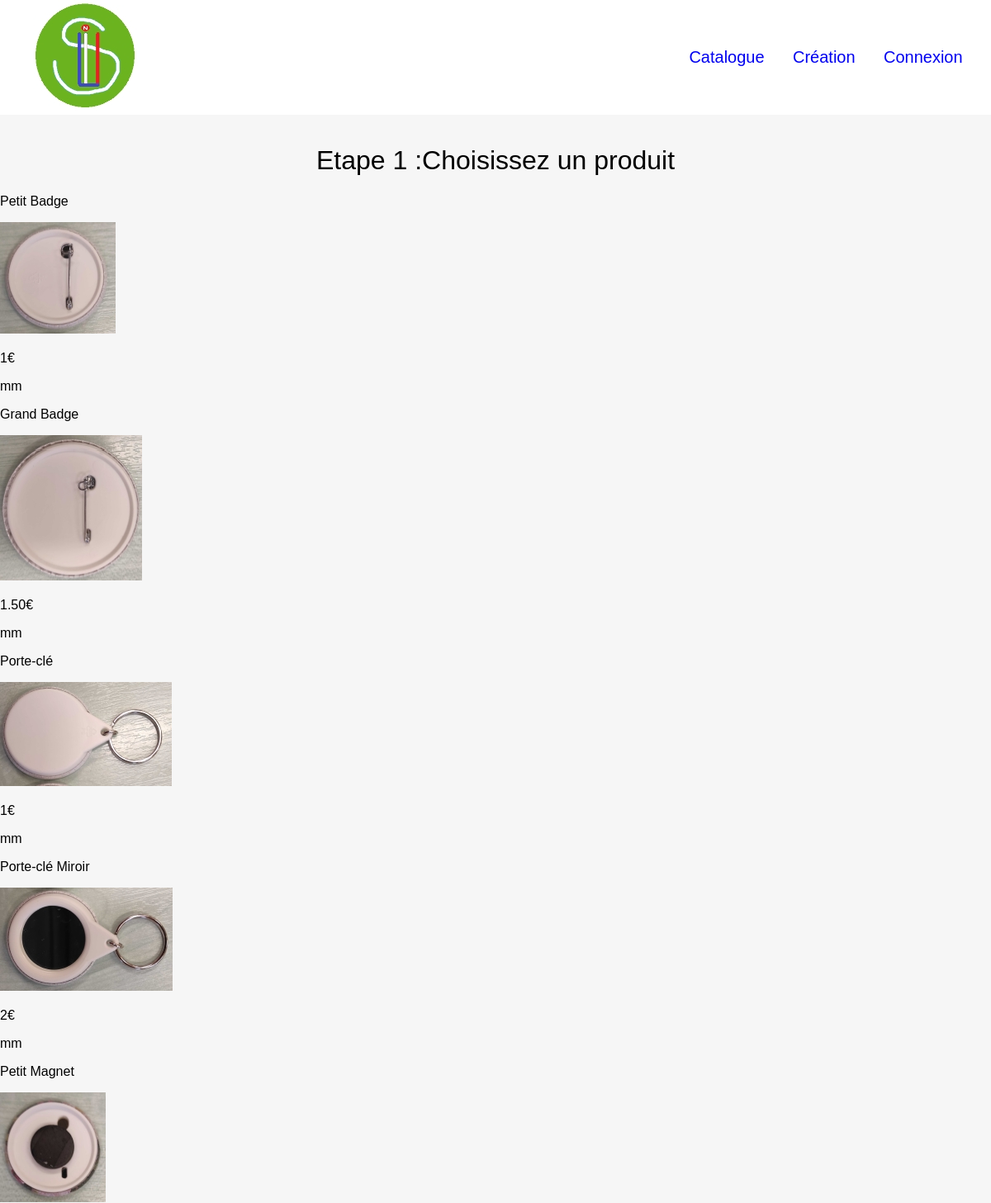
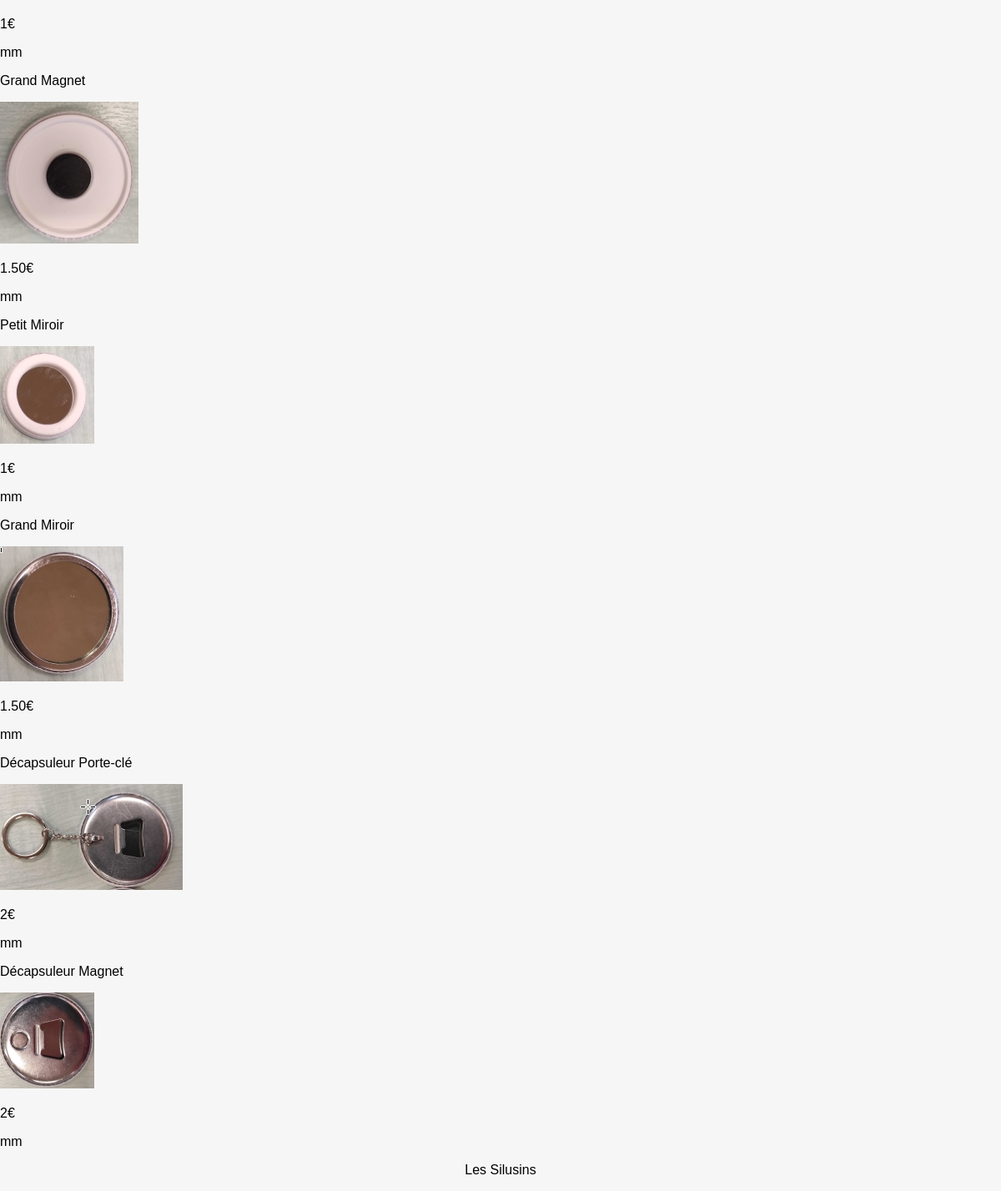
/creation.php?etape=1, run on the app's committed database (2 pictures, top to bottom).
### tables this page shows
CREATE TABLE produit(
   id_produit INT NOT NULL UNIQUE AUTO_INCREMENT,
   lib_produit VARCHAR(500),
   type_produit VARCHAR(500),
   spec_produit VARCHAR(500),
   prix_produit VARCHAR(50),
   diametre_produit VARCHAR(50),
   PRIMARY KEY(id_produit)
);

### classe/ProduitDAO.php (called while the page is built, shortened)
<?php
class ProduitDAO extends DAO {
  function findAll() {
    $sql = "SELECT * FROM produit";
    try {
      $sth=$this->executer($sql);
      $rows = $sth->fetchAll(PDO::FETCH_ASSOC);
    } catch (PDOException $e) {
      die("Erreur lors de la requête SQL : " . $e->getMessage());
    }
    $produits = array();
    foreach ($rows as $row) {
      $produits[] = new Produit($row);
    }
    return $produits;
  }
}

### classe/DAO.php (called while the page is built)
<?php
class DAO {
  protected $pdo=null;
  function __construct() {
    $dsn = 'mysql:host=' . DB_HOST . ';dbname=' . DB_NAME;
    try {
      $pdo = new PDO($dsn, DB_USER, DB_PASSWORD, array(PDO::MYSQL_ATTR_INIT_COMMAND => "SET NAMES utf8"));
      $pdo->setAttribute(PDO::ATTR_ERRMODE, PDO::ERRMODE_EXCEPTION);
    } catch (PDOException $e) {
      die("Erreur lors de la connexion : " . $e->getMessage());
    }
    $this->pdo = $pdo;
  }
  protected function executer($sql, $params = null) {
    try {
      if ($params == null) {
        $sth = $this->pdo->query($sql);
      } else {
        $sth = $this->pdo->prepare($sql);
        $sth->execute($params);
      }
    } catch (PDOException $e) {
      die("Erreur lors de la requête SQL : " . $e->getMessage()."\nSQL : ".$sql);
    }
    return $sth;
  }
}

### classe/Produit.php (called while the page is built, shortened)
<?php
 class Produit {
    public function fill(array $tableau)
    {
        foreach ($tableau as $cle => $valeur) {
            $methode = 'set_' . $cle;
        }
    }
    private $id_produit;
    private $lib_produit;
    private $prix_produit;
    public function set_id_produit($id_produit)
    {
        $this->id_produit = $id_produit;
    }
    public function set_lib_produit($lib_produit)
    {
        $this->lib_produit = $lib_produit;
    }
    public function set_prix_produit($prix_produit)
    {
        $this->prix_produit = $prix_produit;
    }
    public function get_id_produit()
    {
        return $this->id_produit;
    }
    public function get_lib_produit()
    {
        return $this->lib_produit;
    }
    public function get_prix_produit()
    {
        return $this->prix_produit;
    }
}

### creation.php (the view, shortened to what this page needs)
<?php
    require_once("header.php");
    $etape = isset($_GET['etape']) ? $_GET['etape'] : null;
        ?>
    <?php
    if($etape == 1){
        echo "<h1>Etape 1 :Choisissez un produit</h1>";
        if(!isset($_GET['id_produit'])){
            $produitDAO =New ProduitDAO;
            $produits = $produitDAO->findall();
            foreach($produits as $produit){
              echo("<p class=''>".$produit->get_lib_produit()."</p>");
              $img = $produit->get_id_produit();
              echo("<a href='creation.php?etape=2&id_produit=".$img."'><img class=' ' src='./img/Produits/$img.jpg' alt='produit'></a>");
              echo("<p class=''>".$produit->get_prix_produit()."€</p>");
              echo("<p class=''>".$produit->get_diametre_produit()."mm</p>");
            }
        }
    }
    ?>
            <?php
    require("footer.php");
?>

### css/styles.css (style rules this page uses)
* { box-sizing: border-box; }
body { margin: 0; padding: 0; font-family: Helvetica, Verdana; background-color: #f6f6f6; cursor: default; }
h1 { text-align: center; font-weight : 300; }
a { font-size:20px; text-align: center; text-decoration: none; }

### data on the page
produit: lib_produit "Petit Badge", shows a picture, prix_produit "1"
produit: lib_produit "Grand Badge", shows a picture, prix_produit "1.50"
produit: lib_produit "Porte-clé", shows a picture, prix_produit "1"
produit: lib_produit "Porte-clé Miroir", shows a picture, prix_produit "2"
produit: lib_produit "Petit Magnet", shows a picture, prix_produit "1"
produit: lib_produit "Grand Magnet", shows a picture, prix_produit "1.50"
produit: lib_produit "Petit Miroir", shows a picture, prix_produit "1"
produit: lib_produit "Grand Miroir", shows a picture, prix_produit "1.50"
produit: lib_produit "Décapsuleur Porte-clé", shows a picture, prix_produit "2"
produit: lib_produit "Décapsuleur Magnet", shows a picture, prix_produit "2"
